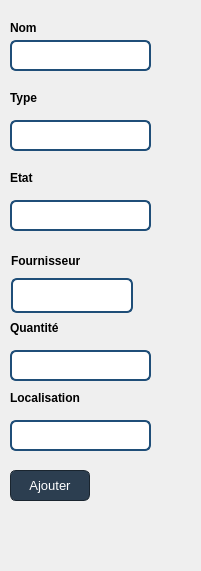
   <widget class="QWidget" name="widget_3" native="true">
    <property name="geometry">
     <rect>
      <x>220</x>
      <y>80</y>
      <width>201</width>
      <height>571</height>
     </rect>
    </property>
    <property name="styleSheet">
     <string notr="true">QWidget {
    background-color: #eee5d3; 
    border: 1px solid black;   /* Cadre noir fin (1px) */
      border-radius: 20px; /* Coins arrondis */      /* Coins arrondis */
}

QWidget &gt; * {
    border: none;              /* Désactive la bordure pour les éléments enfants */
}
</string>
    </property>
    <widget class="QLineEdit" name="lineEdit_Nom">
     <property name="geometry">
      <rect>
       <x>10</x>
       <y>40</y>
       <width>141</width>
       <height>31</height>
      </rect>
     </property>
     <property name="styleSheet">
      <string notr="true">QLineEdit {
    background-color: #FFFFFF;    /* Fond blanc pour une bonne lisibilité */
    color: #2C3E50;               /* Texte bleu foncé */
    border: 2px solid #1F4E78;    /* Bordure bleu foncé */
    border-radius: 6px;           /* Coins arrondis */
    padding: 6px;                 /* Espacement intérieur */
    font-size: 13px;              /* Taille de la police équilibrée */
    selection-background-color: #5DADE2; /* Bleu clair pour la sélection du texte */
    selection-color: white;       /* Texte blanc quand sélectionné */
}

QLineEdit:focus {
    border: 2px solid #222D52;    /* Bordure bleu plus clair au focus */
    background-color: #ECF0F1;    /* Fond gris clair subtil au focus */
}
</string>
     </property>
    </widget>
    <widget class="QLineEdit" name="lineEdit_Type">
     <property name="geometry">
      <rect>
       <x>10</x>
       <y>120</y>
       <width>141</width>
       <height>31</height>
      </rect>
     </property>
     <property name="styleSheet">
      <string notr="true">QLineEdit {
    background-color: #FFFFFF;    /* Fond blanc pour une bonne lisibilité */
    color: #2C3E50;               /* Texte bleu foncé */
    border: 2px solid #1F4E78;    /* Bordure bleu foncé */
    border-radius: 6px;           /* Coins arrondis */
    padding: 6px;                 /* Espacement intérieur */
    font-size: 13px;              /* Taille de la police équilibrée */
    selection-background-color: #5DADE2; /* Bleu clair pour la sélection du texte */
    selection-color: white;       /* Texte blanc quand sélectionné */
}

QLineEdit:focus {
    border: 2px solid #222D52;    /* Bordure bleu plus clair au focus */
    background-color: #ECF0F1;    /* Fond gris clair subtil au focus */
}
</string>
     </property>
    </widget>
    <widget class="QLineEdit" name="lineEdit_Etat">
     <property name="geometry">
      <rect>
       <x>10</x>
       <y>200</y>
       <width>141</width>
       <height>31</height>
      </rect>
     </property>
     <property name="styleSheet">
      <string notr="true">QLineEdit {
    background-color: #FFFFFF;    /* Fond blanc pour une bonne lisibilité */
    color: #2C3E50;               /* Texte bleu foncé */
    border: 2px solid #1F4E78;    /* Bordure bleu foncé */
    border-radius: 6px;           /* Coins arrondis */
    padding: 6px;                 /* Espacement intérieur */
    font-size: 13px;              /* Taille de la police équilibrée */
    selection-background-color: #5DADE2; /* Bleu clair pour la sélection du texte */
    selection-color: white;       /* Texte blanc quand sélectionné */
}

QLineEdit:focus {
    border: 2px solid #222D52;    /* Bordure bleu plus clair au focus */
    background-color: #ECF0F1;    /* Fond gris clair subtil au focus */
}
</string>
     </property>
    </widget>
    <widget class="QLabel" name="label_2">
     <property name="geometry">
      <rect>
       <x>10</x>
       <y>20</y>
       <width>49</width>
       <height>16</height>
      </rect>
     </property>
     <property name="font">
      <font>
       <bold>true</bold>
      </font>
     </property>
     <property name="text">
      <string>Nom</string>
     </property>
    </widget>
    <widget class="QLabel" name="label_3">
     <property name="geometry">
      <rect>
       <x>10</x>
       <y>90</y>
       <width>49</width>
       <height>16</height>
      </rect>
     </property>
     <property name="font">
      <font>
       <bold>true</bold>
      </font>
     </property>
     <property name="text">
      <string>Type</string>
     </property>
    </widget>
    <widget class="QLabel" name="label_5">
     <property name="geometry">
      <rect>
       <x>10</x>
       <y>170</y>
       <width>49</width>
       <height>16</height>
      </rect>
     </property>
     <property name="font">
      <font>
       <bold>true</bold>
      </font>
     </property>
     <property name="text">
      <string>Etat</string>
     </property>
    </widget>
    <widget class="QPushButton" name="ajouter">
     <property name="geometry">
      <rect>
       <x>10</x>
       <y>470</y>
       <width>80</width>
       <height>31</height>
      </rect>
     </property>
     <property name="styleSheet">
      <string notr="true">QPushButton {
    background-color: #2C3E50;  /* Bleu foncé professionnel */
    color: white;               /* Texte blanc pour un bon contraste */
    border-radius: 6px;         /* Coins légèrement arrondis */
    padding: 6px 12px;          /* Espacement réduit pour un design plus compact */
    font-size: 13px;            /* Texte plus petit et plus élégant */
    font-weight: normal;        /* Texte normal pour un style minimaliste */
    border: 1px solid #1A252F;  /* Bordure discrète légèrement plus foncée */
}</string>
     </property>
     <property name="text">
      <string>Ajouter</string>
     </property>
    </widget>
    <widget class="QLabel" name="label_13">
     <property name="geometry">
      <rect>
       <x>10</x>
       <y>320</y>
       <width>71</width>
       <height>16</height>
      </rect>
     </property>
     <property name="font">
      <font>
       <bold>true</bold>
      </font>
     </property>
     <property name="text">
      <string>Quantité</string>
     </property>
    </widget>
    <widget class="QLineEdit" name="lineEdit_Quantite">
     <property name="geometry">
      <rect>
       <x>10</x>
       <y>350</y>
       <width>141</width>
       <height>31</height>
      </rect>
     </property>
     <property name="styleSheet">
      <string notr="true">QLineEdit {
    background-color: #FFFFFF;    /* Fond blanc pour une bonne lisibilité */
    color: #2C3E50;               /* Texte bleu foncé */
    border: 2px solid #1F4E78;    /* Bordure bleu foncé */
    border-radius: 6px;           /* Coins arrondis */
    padding: 6px;                 /* Espacement intérieur */
    font-size: 13px;              /* Taille de la police équilibrée */
    selection-background-color: #5DADE2; /* Bleu clair pour la sélection du texte */
    selection-color: white;       /* Texte blanc quand sélectionné */
}

QLineEdit:focus {
    border: 2px solid #222D52;    /* Bordure bleu plus clair au focus */
    background-color: #ECF0F1;    /* Fond gris clair subtil au focus */
}
</string>
     </property>
    </widget>
    <widget class="QLineEdit" name="lineEdit_Localisation">
     <property name="geometry">
      <rect>
       <x>10</x>
       <y>420</y>
       <width>141</width>
       <height>31</height>
      </rect>
     </property>
     <property name="styleSheet">
      <string notr="true">QLineEdit {
    background-color: #FFFFFF;    /* Fond blanc pour une bonne lisibilité */
    color: #2C3E50;               /* Texte bleu foncé */
    border: 2px solid #1F4E78;    /* Bordure bleu foncé */
    border-radius: 6px;           /* Coins arrondis */
    padding: 6px;                 /* Espacement intérieur */
    font-size: 13px;              /* Taille de la police équilibrée */
    selection-background-color: #5DADE2; /* Bleu clair pour la sélection du texte */
    selection-color: white;       /* Texte blanc quand sélectionné */
}

QLineEdit:focus {
    border: 2px solid #222D52;    /* Bordure bleu plus clair au focus */
    background-color: #ECF0F1;    /* Fond gris clair subtil au focus */
}
</string>
     </property>
    </widget>
    <widget class="QLabel" name="label_14">
     <property name="geometry">
      <rect>
       <x>10</x>
       <y>390</y>
       <width>91</width>
       <height>16</height>
      </rect>
     </property>
     <property name="font">
      <font>
       <bold>true</bold>
      </font>
     </property>
     <property name="text">
      <string>Localisation</string>
     </property>
    </widget>
    <widget class="QLineEdit" name="lineEdit_Fournisseur">
     <property name="geometry">
      <rect>
       <x>11</x>
       <y>278</y>
       <width>122</width>
       <height>35</height>
      </rect>
     </property>
     <property name="styleSheet">
      <string notr="true">QLineEdit {
    background-color: #FFFFFF;    /* Fond blanc pour une bonne lisibilité */
    color: #2C3E50;               /* Texte bleu foncé */
    border: 2px solid #1F4E78;    /* Bordure bleu foncé */
    border-radius: 6px;           /* Coins arrondis */
    padding: 6px;                 /* Espacement intérieur */
    font-size: 13px;              /* Taille de la police équilibrée */
    selection-background-color: #5DADE2; /* Bleu clair pour la sélection du texte */
    selection-color: white;       /* Texte blanc quand sélectionné */
}

QLineEdit:focus {
    border: 2px solid #222D52;    /* Bordure bleu plus clair au focus */
    background-color: #ECF0F1;    /* Fond gris clair subtil au focus */
}
</string>
     </property>
    </widget>
    <widget class="QLabel" name="label_4">
     <property name="geometry">
      <rect>
       <x>11</x>
       <y>251</y>
       <width>122</width>
       <height>20</height>
      </rect>
     </property>
     <property name="font">
      <font>
       <bold>true</bold>
      </font>
     </property>
     <property name="text">
      <string>Fournisseur</string>
     </property>
    </widget>
   </widget>
